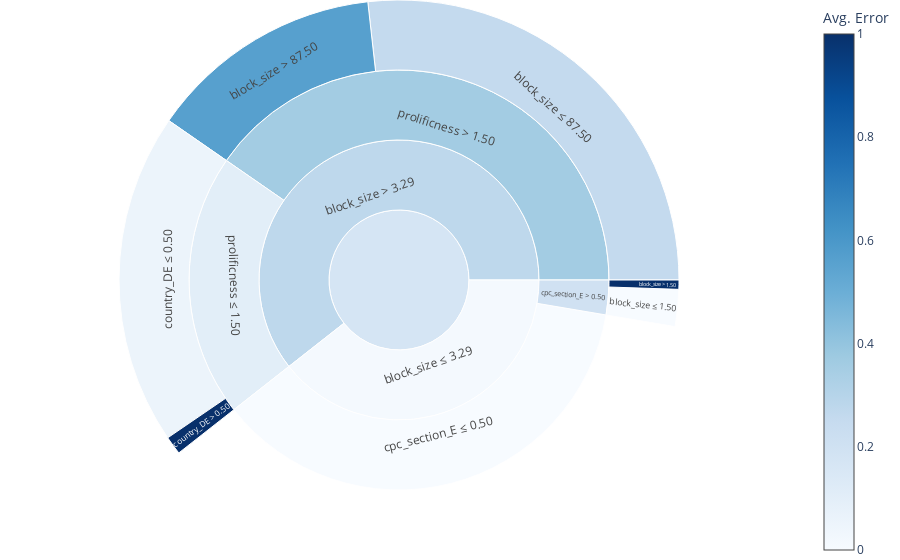

Here is the notebook cell this chart was saved with:
### Markdown cell above
In addition to the standard tree representation, you can use a sunburst chart or a treemap to visualize the tree with more focus on leaf nodes, where the arc angle or block size corresponds to the (weighted) number of samples in each node.

### Code cell
make_dt_regressor_plot(
                y,
                weights,
                features_df,
                numerical_features,
                categorical_features,
                max_depth=3,
                type="sunburst")

### Figure 1 — Plotly figure (JSON) as saved in the notebook; plotly's stock layout.template omitted (floating-point values rounded to 4 significant figures)
{"data": [{"branchvalues": "total", "customdata": ["", "block_size ≤ 3.29", "block_size ≤ 3.29<br>    cpc_section_E ≤ 0.50", "block_size ≤ 3.29<br>    cpc_section_E > 0.50", "block_size ≤ 3.29<br>    cpc_section_E > 0.50<br>    block_size ≤ 1.50", "block_size ≤ 3.29<br>    cpc_section_E > 0.50<br>    block_size > 1.50", "block_size > 3.29", "block_size > 3.29<br>    prolificness ≤ 1.50", "block_size > 3.29<br>    prolificness ≤ 1.50<br>    country_DE ≤ 0.50", "block_size > 3.29<br>    prolificness ≤ 1.50<br>    country_DE > 0.50", "block_size > 3.29<br>    prolificness > 1.50", "block_size > 3.29<br>    prolificness > 1.50<br>    block_size ≤ 87.50", "block_size > 3.29<br>    prolificness > 1.50<br>    block_size > 87.50"], "hovertemplate": "<b>Avg. Error:</b> %{color:.2f}<br><b>Size:</b> %{value}<br><b>Path:</b><br>    %{customdata}<extra></extra>", "ids": ["node_0", "node_1", "node_2", "node_3", "node_4", "node_5", "node_6", "node_7", "node_8", "node_9", "node_10", "node_11", "node_12"], "labels": ["", "block_size ≤ 3.29", "cpc_section_E ≤ 0.50", "cpc_section_E > 0.50", "block_size ≤ 1.50", "block_size > 1.50", "block_size > 3.29", "prolificness ≤ 1.50", "country_DE ≤ 0.50", "country_DE > 0.50", "prolificness > 1.50", "block_size ≤ 87.50", "block_size > 87.50"], "marker": {"colorbar": {"title": {"text": "Avg. Error"}}, "colors": [0.1712, 0.01351, 0, 0.2, 0, 1, 0.2738, 0.1053, 0.05556, 1, 0.3583, 0.2553, 0.5613], "colorscale": [[0, "rgb(247,251,255)"], [0.125, "rgb(222,235,247)"], [0.25, "rgb(198,219,239)"], [0.375, "rgb(158,202,225)"], [0.5, "rgb(107,174,214)"], [0.625, "rgb(66,146,198)"], [0.75, "rgb(33,113,181)"], [0.875, "rgb(8,81,156)"], [1, "rgb(8,48,107)"]]}, "parents": ["", "node_0", "node_1", "node_1", "node_3", "node_3", "node_0", "node_6", "node_7", "node_7", "node_6", "node_10", "node_10"], "type": "sunburst", "values": [401, 158.0, 147.3, 10.68, 8.541, 2.135, 243.0, 81.14, 76.87, 4.271, 161.8, 107.4, 54.47]}], "layout": {"margin": {"b": 0, "l": 0, "r": 0, "t": 0}}}
